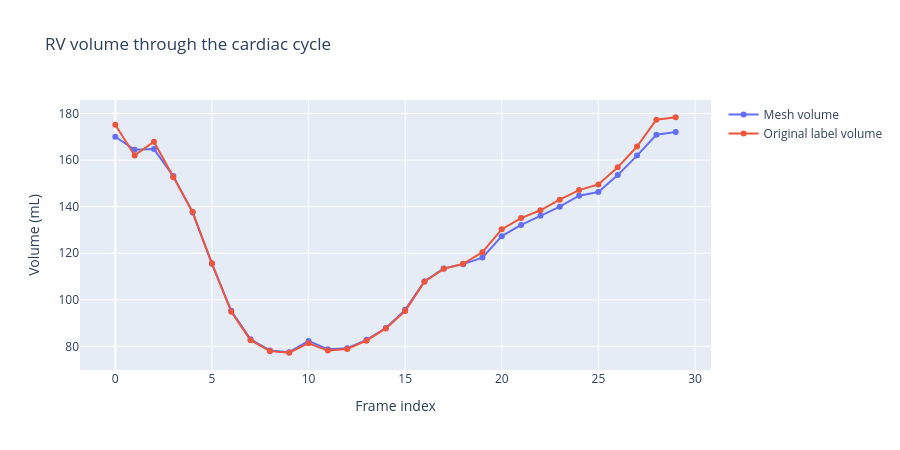
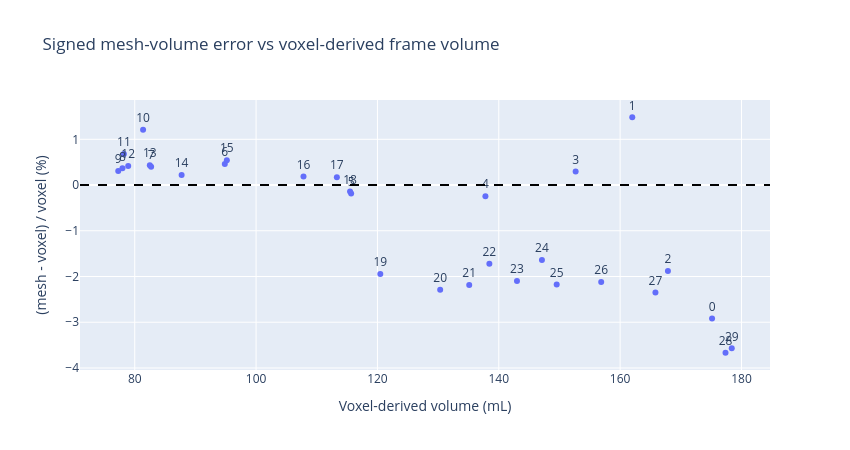

Here is the notebook cell these charts were saved with, in order:
### Code cell
# 2. Physiological plausibility and systematic volume-bias characterization.
mesh_volumes_ml = np.array([row['mesh_ml'] for row in volume_rows], dtype=float)
voxel_volumes_ml = np.array([row['voxel_ml'] for row in volume_rows], dtype=float)
signed_percent_errors = 100.0 * (mesh_volumes_ml - voxel_volumes_ml) / voxel_volumes_ml
ed_index = int(np.nanargmax(mesh_volumes_ml))
es_index = int(np.nanargmin(mesh_volumes_ml))
rvedv_ml, rvesv_ml = float(mesh_volumes_ml[ed_index]), float(mesh_volumes_ml[es_index])
stroke_volume_ml = rvedv_ml - rvesv_ml
rvef_percent = 100.0 * stroke_volume_ml / rvedv_ml
voxel_ed_index, voxel_es_index = int(np.nanargmax(voxel_volumes_ml)), int(np.nanargmin(voxel_volumes_ml))
voxel_rvef_percent = 100.0 * (voxel_volumes_ml.max() - voxel_volumes_ml.min()) / voxel_volumes_ml.max()
rvef_difference_pp = rvef_percent - voxel_rvef_percent
bias_correlation = float(np.corrcoef(voxel_volumes_ml, signed_percent_errors)[0, 1])
print(f'RVEDV: {rvedv_ml:.2f} mL (mesh, frame {ed_index})')
print(f'RVESV: {rvesv_ml:.2f} mL (mesh, frame {es_index})')
print(f'RV stroke volume: {stroke_volume_ml:.2f} mL')
print(f'Mesh-derived RVEF: {rvef_percent:.2f}%')
print(f'Voxel-derived RVEF: {voxel_rvef_percent:.2f}% (ED frame {voxel_ed_index}, ES frame {voxel_es_index})')
print(f'RVEF difference, mesh minus voxel: {rvef_difference_pp:.2f} percentage points')
print(f'Correlation of signed percent volume error with voxel volume: r={bias_correlation:.3f}')
if 45.0 <= rvef_percent <= 70.0:
    print('Sanity check: mesh-derived RVEF is in the approximate 45-70% reconstruction reference range; this is not a clinical diagnosis.')
else:
    print('Sanity check: mesh-derived RVEF is outside the approximate 45-70% reference range; check segmentation and reconstruction assumptions.')
if bias_correlation < -0.4:
    print('Bias assessment: underestimation becomes larger as volume increases, consistent with the ED-focused 2-3.6% bias observed in this case.')
elif bias_correlation > 0.4:
    print('Bias assessment: signed error increases with volume; inspect the per-frame values before downstream use.')
else:
    print('Bias assessment: no strong linear volume-error correlation was measured on this case.')
fig_volume = go.Figure()
fig_volume.add_trace(go.Scatter(x=[row['frame'] for row in volume_rows], y=mesh_volumes_ml, mode='lines+markers', name='Mesh volume'))
fig_volume.add_trace(go.Scatter(x=[row['frame'] for row in volume_rows], y=voxel_volumes_ml, mode='lines+markers', name='Original label volume'))
fig_volume.update_layout(title='RV volume through the cardiac cycle', xaxis_title='Frame index', yaxis_title='Volume (mL)', width=900, height=450)
fig_volume.show()
fig_bias = go.Figure(data=[go.Scatter(x=voxel_volumes_ml, y=signed_percent_errors, mode='markers+text', text=[str(row['frame']) for row in volume_rows], textposition='top center')])
fig_bias.add_hline(y=0.0, line_dash='dash', line_color='black')
fig_bias.update_layout(title='Signed mesh-volume error vs voxel-derived frame volume', xaxis_title='Voxel-derived volume (mL)', yaxis_title='(mesh - voxel) / voxel (%)', width=850, height=450)
fig_bias.show()

### Figure 1 — Plotly figure (JSON) as saved in the notebook; plotly's stock layout.template omitted (floating-point values rounded to 4 significant figures)
{"data": [{"mode": "lines+markers", "name": "Mesh volume", "type": "scatter", "x": [0, 1, 2, 3, 4, 5, 6, 7, 8, 9, 10, 11, 12, 13, 14, 15, 16, 17, 18, 19, 20, 21, 22, 23, 24, 25, 26, 27, 28, 29], "y": [170.0, 164.4, 164.7, 153.1, 137.5, 115.5, 95.28, 83.03, 78.26, 77.52, 82.36, 78.74, 79.25, 82.84, 87.92, 95.7, 108.0, 113.5, 115.3, 118.1, 127.4, 132.2, 136.1, 140.0, 144.7, 146.3, 153.6, 161.9, 170.9, 172.0]}, {"mode": "lines+markers", "name": "Original label volume", "type": "scatter", "x": [0, 1, 2, 3, 4, 5, 6, 7, 8, 9, 10, 11, 12, 13, 14, 15, 16, 17, 18, 19, 20, 21, 22, 23, 24, 25, 26, 27, 28, 29], "y": [175.2, 162.0, 167.9, 152.7, 137.8, 115.7, 94.84, 82.7, 77.97, 77.28, 81.38, 78.21, 78.92, 82.48, 87.72, 95.18, 107.8, 113.3, 115.5, 120.5, 130.3, 135.1, 138.4, 143.0, 147.1, 149.5, 156.9, 165.8, 177.4, 178.4]}], "layout": {"height": 450, "title": {"text": "RV volume through the cardiac cycle"}, "width": 900, "xaxis": {"title": {"text": "Frame index"}}, "yaxis": {"title": {"text": "Volume (mL)"}}}}

### Figure 2 — Plotly figure (JSON) as saved in the notebook; plotly's stock layout.template omitted (floating-point values rounded to 4 significant figures)
{"data": [{"mode": "markers+text", "text": ["0", "1", "2", "3", "4", "5", "6", "7", "8", "9", "10", "11", "12", "13", "14", "15", "16", "17", "18", "19", "20", "21", "22", "23", "24", "25", "26", "27", "28", "29"], "textposition": "top center", "type": "scatter", "x": [175.2, 162.0, 167.9, 152.7, 137.8, 115.7, 94.84, 82.7, 77.97, 77.28, 81.38, 78.21, 78.92, 82.48, 87.72, 95.18, 107.8, 113.3, 115.5, 120.5, 130.3, 135.1, 138.4, 143.0, 147.1, 149.5, 156.9, 165.8, 177.4, 178.4], "y": [-2.919, 1.483, -1.879, 0.2958, -0.244, -0.1831, 0.4605, 0.4025, 0.3656, 0.3071, 1.207, 0.6806, 0.4145, 0.4355, 0.2217, 0.5445, 0.1865, 0.1723, -0.1427, -1.947, -2.292, -2.186, -1.723, -2.097, -1.637, -2.177, -2.121, -2.351, -3.667, -3.571]}], "layout": {"height": 450, "shapes": [{"line": {"color": "black", "dash": "dash"}, "type": "line", "x0": 0, "x1": 1, "xref": "x domain", "y0": 0.0, "y1": 0.0, "yref": "y"}], "title": {"text": "Signed mesh-volume error vs voxel-derived frame volume"}, "width": 850, "xaxis": {"title": {"text": "Voxel-derived volume (mL)"}}, "yaxis": {"title": {"text": "(mesh - voxel) / voxel (%)"}}}}
